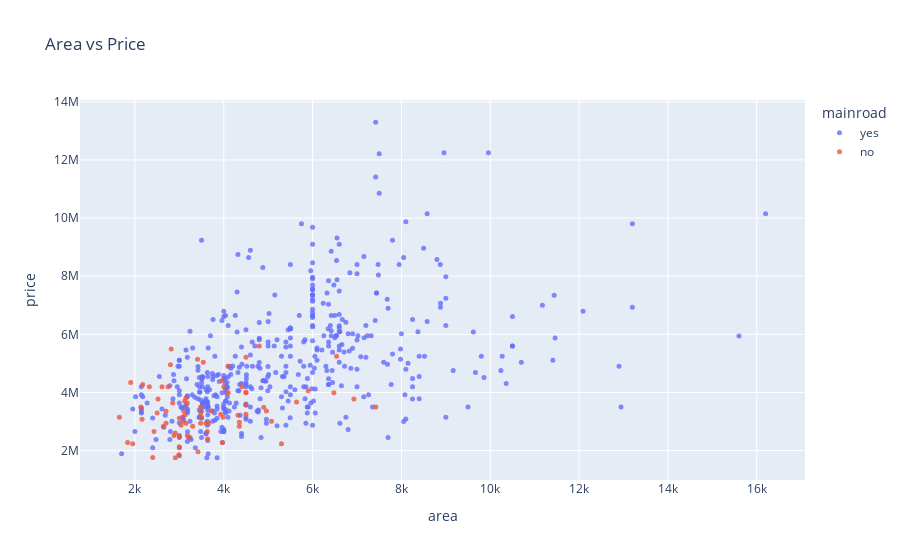

Notebook source saved alongside this figure:
### Code cell
fig = px.scatter(housing_df, x='area', y='price', color='mainroad', opacity=0.8, title='Area vs Price')
fig.update_traces(marker=dict(size=5)) 
fig.show()

### Figure 1 — Plotly figure (JSON) as saved in the notebook; plotly's stock layout.template omitted (floating-point values rounded to 4 significant figures; data arrays with more than 128 entries replaced by an {"elided": "..."} marker saying what was removed)
{"data": [{"hovertemplate": "mainroad=yes<br>area=%{x}<br>price=%{y}<extra></extra>", "legendgroup": "yes", "marker": {"color": "#636efa", "opacity": 0.8, "size": 5, "symbol": "circle"}, "mode": "markers", "name": "yes", "orientation": "v", "showlegend": true, "type": "scatter", "x": {"elided": "468 int values"}, "xaxis": "x", "y": {"elided": "468 int values"}, "yaxis": "y"}, {"hovertemplate": "mainroad=no<br>area=%{x}<br>price=%{y}<extra></extra>", "legendgroup": "no", "marker": {"color": "#EF553B", "opacity": 0.8, "size": 5, "symbol": "circle"}, "mode": "markers", "name": "no", "orientation": "v", "showlegend": true, "type": "scatter", "x": [4800, 2817, 6540, 4500, 3410, 3540, 2800, 4095, 3968, 1905, 2175, 2610, 2747, 4410, 4000, 2325, 5900, 4500, 4100, 6480, 4500, 3150, 2520, 6930, 3120, 5640, 3180, 2850, 4500, 2135, 7424, 3480, 4900, 4960, 3720, 3100, 2700, 2500, 3480, 4500, 3930, 4320, 3120, 3986, 3500, 1650, 3000, 2160, 3090, 5076, 4352, 3600, 3660, 3480, 2700, 3150, 3040, 3300, 4350, 2640, 3630, 2430, 2910, 2880, 3180, 3000, 3240, 3635, 1836, 3970, 1950, 5300, 3000, 3420, 2990, 2400, 2910], "xaxis": "x", "y": [5600000, 5495000, 5250000, 5215000, 5145000, 5040000, 4956000, 4900000, 4410000, 4340000, 4270000, 4200000, 4200000, 4200000, 4200000, 4200000, 4060000, 4007500, 3990000, 3990000, 3990000, 3815000, 3773000, 3773000, 3703000, 3675000, 3640000, 3640000, 3570000, 3500000, 3500000, 3500000, 3493000, 3360000, 3360000, 3360000, 3353000, 3290000, 3290000, 3255000, 3255000, 3220000, 3220000, 3150000, 3150000, 3150000, 3115000, 3080000, 3010000, 3010000, 2975000, 2940000, 2940000, 2940000, 2940000, 2940000, 2870000, 2835000, 2835000, 2835000, 2660000, 2660000, 2604000, 2520000, 2520000, 2485000, 2450000, 2408000, 2275000, 2275000, 2240000, 2233000, 2135000, 1960000, 1855000, 1767150, 1750000], "yaxis": "y"}], "layout": {"legend": {"title": {"text": "mainroad"}, "tracegroupgap": 0}, "title": {"text": "Area vs Price"}, "xaxis": {"anchor": "y", "domain": [0, 1], "title": {"text": "area"}}, "yaxis": {"anchor": "x", "domain": [0, 1], "title": {"text": "price"}}}}
